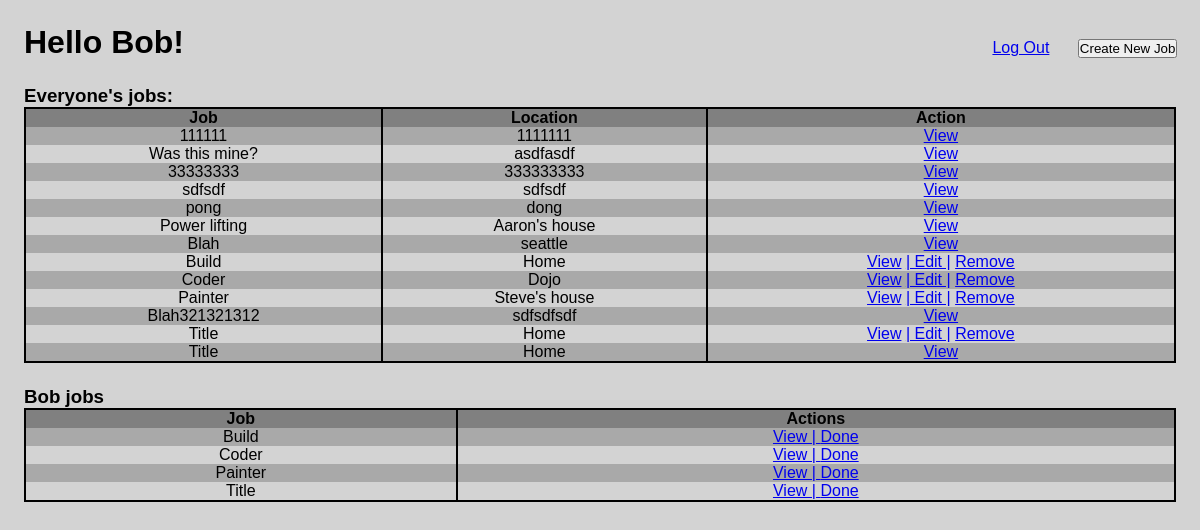
Page /dashboard (signed in) on the committed database.
### login/models.py (models this page shows)
class User(models.Model):
    first_name = models.CharField(max_length=255)
    last_name = models.CharField(max_length=255)
    email = models.EmailField()
    password = models.CharField(max_length=255)
    created_at = models.DateTimeField(auto_now_add=True)
    updated_at = models.DateTimeField(auto_now=True)
    objects = UserManager()

### jobs/models.py (models this page shows)
class Job(models.Model):
    title = models.CharField(max_length=255)
    description = models.CharField(max_length=255)
    location = models.CharField(max_length=255)
    catagory = models.CharField(max_length=255)
    user = models.ForeignKey(User, related_name='job', on_delete = models.CASCADE)
    created_at = models.DateTimeField(auto_now_add=True)
    updated_at = models.DateTimeField(auto_now=True)
    objects = JobManger()

### login/views.py (the view)
# urls.py: path('dashboard', views.dashboard),
def dashboard(request):
    try:
        context = {
            "user": User.objects.get(id=request.session['user_id']),
            "jobs": Job.objects.all(),
        }
    except:
        return redirect('/')
    return render(request, 'dashboard.html', context)

### login/templates/dashboard.html (shortened to what this page needs)
<!DOCTYPE html>
<html lang="en">
<head>
    {% load static %}
    <link rel="stylesheet" href="{% static 'style.css' %}">
</head>
<body>
    <div class="wrapper">
        <h1 class="login_name">Hello {{user.first_name}}!</h1>
        <a class='logout_butt' href="/log_out">Log Out</a>
        <form class='trip_create' action="jobs/new" method="POST">
            <input type="submit" value="Create New Job">
        </form>
        <div class="your_trips">
            <h3>Everyone's jobs:</h3>
            <table class="trip_table">
                <thead>
                    <th>Job</th>
                    <th>Location</th>
                    <th>Action</th>
                </thead>
                {% for job in jobs %}
                    <tr style="text-align: center;">
                        <td>{{job.title}}</td>
                        <td>{{job.location}}</td>
                        <td>
                            <a href="jobs/show/{{job.id}}">View</a>
                            {% if user == job.user %}
                                <a href="jobs/edit/{{job.id}}"> | Edit |</a>
                                <a href="/delete/{{job.id}}"> Remove</a>
                            {% endif %}
                        </td>
                    </tr>
                {% endfor %}
            </table>
        </div>
        <div class="other_trips">
            <h3>{{user.first_name}} jobs</h3>
            <table class='trip_table'>
                <thead>
                    <th>Job</th>
                    <th>Actions</th>
                </thead>
                {% for job in user.job.all %}
                    <tr style="text-align: center;">
                        <td>{{job.title}}</td>
                        <td><a href="jobs/show/{{job.id}}">View |</a><a href="/delete/{{job.id}}"> Done</a></td>
                    </tr>
                {% endfor %}
            </table>
        </div>
    </div>
</body>
</html>

### jobs/static/style.css (style rules this page uses)
* { margin: 0; padding: 0; font-family: Arial, Helvetica, sans-serif\; }
.logout_butt { display: inline-block; padding-left: 60%; }
.login_name { display:inline-block; padding: 2%; }
.wrapper { width: 100%; height: auto; }
.logout_butt { display: inline-block; padding-left: 65%; }
.trip_create { display: inline-block; padding-left: 2%; }
.your_trips, .other_trips { width: 96%; padding-left: 2%; border-collapse: collapse; }
.trip_table { width: 100%; border: 2px solid black; margin-bottom: 2%; border-collapse: collapse; }
body { background-color: lightgray; }
th, td { border-right: 2px solid black; }
tr:nth-child(odd) { background-color: darkgray; }
th { background-color: gray; }

### rows in the picture
User: first_name "Bob"
Job: title "111111", location "1111111"
Job: title "Was this mine?", location "asdfasdf"
Job: title "33333333", location "333333333"
Job: title "sdfsdf", location "sdfsdf"
Job: title "pong", location "dong"
Job: title "Power lifting", location "Aaron's house"
Job: title "Blah", location "seattle"
Job: title "Build", location "Home"
Job: title "Coder", location "Dojo"
Job: title "Painter", location "Steve's house"
Job: title "Blah321321312", location "sdfsdfsdf"
Job: title "Title", location "Home"
Job: title "Title", location "Home"
